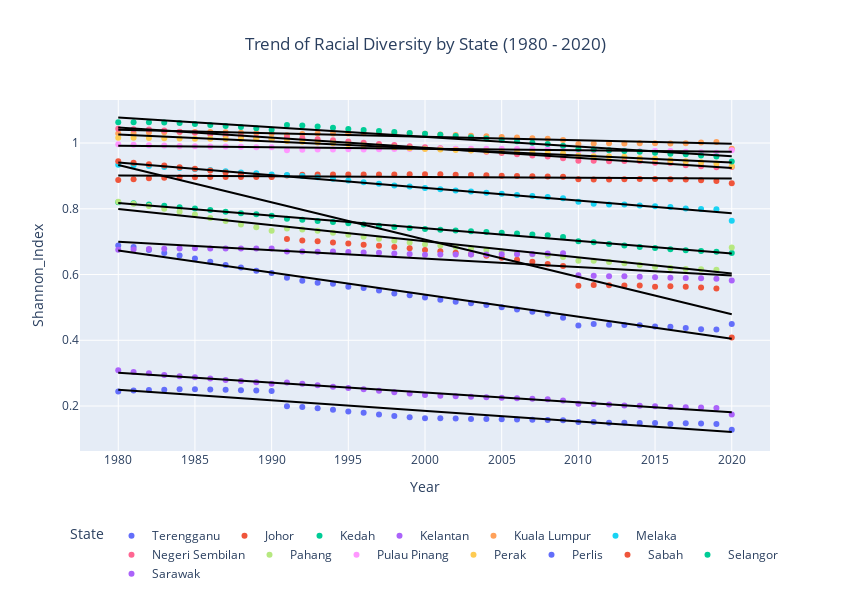

Notebook code cell kept with this figure:
### Markdown cell above
# Trend Analysis using Linear Regression

### Code cell
import plotly.express as px
import statsmodels.api as sm

# Loop through each state and calculate linear regression
trend_lines = []

for state in diversity_df['State'].unique():
    # Filter data for the state
    state_data = diversity_df[diversity_df['State'] == state]
    
    # Set up the regression (Shannon Index ~ Year)
    X = sm.add_constant(state_data['Year'])  # Adding a constant for the intercept
    y = state_data['Shannon_Index']
    
    # Perform linear regression
    model = sm.OLS(y, X).fit()
    
    # Get predictions for the trend line
    trend_lines.append(pd.DataFrame({'Year': state_data['Year'], 
                                     'Shannon_Index': model.predict(X), 
                                     'State': state}))

# Combine trend line data
trend_df = pd.concat(trend_lines)

# Plot the original data with trend lines
fig = px.scatter(diversity_df, 
                 x='Year', 
                 y='Shannon_Index', 
                 color='State', 
                 title='Trend of Racial Diversity by State (1980 - 2020)')

# Add trend lines to the plot
for state in diversity_df['State'].unique():
    state_trend = trend_df[trend_df['State'] == state]
    fig.add_traces(px.line(state_trend, x='Year', y='Shannon_Index', color_discrete_sequence=['black']).data)

fig.update_layout(
    height=600,
    width=850,
    title_x=0.5,  # Center title
    legend_title='State',  # Optional: change the legend title
    legend_orientation='h',  # Arrange legend horizontally
    legend=dict(x=0.5, xanchor='center', y=-0.2, yanchor='top')  # Adjust legend position
)

fig.write_html("../charts_html/racial-trend.html")

fig.show()
